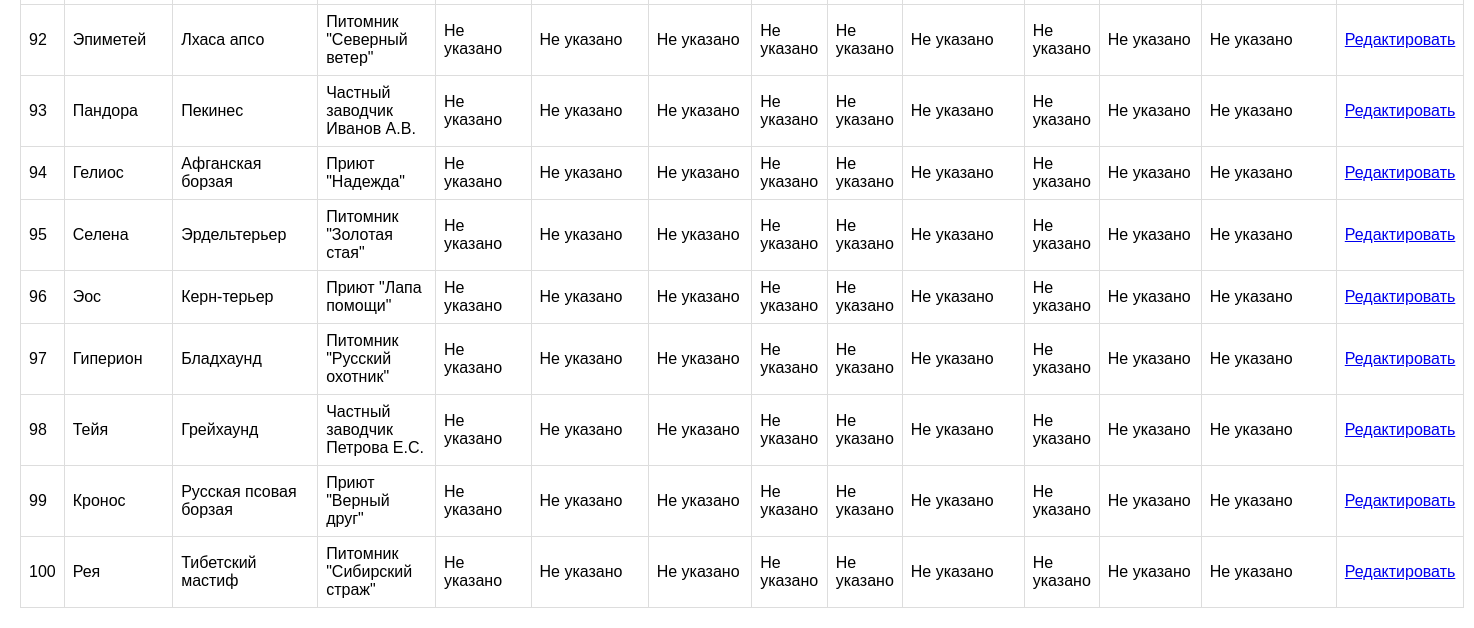
The app's page /add (lower part), older data.
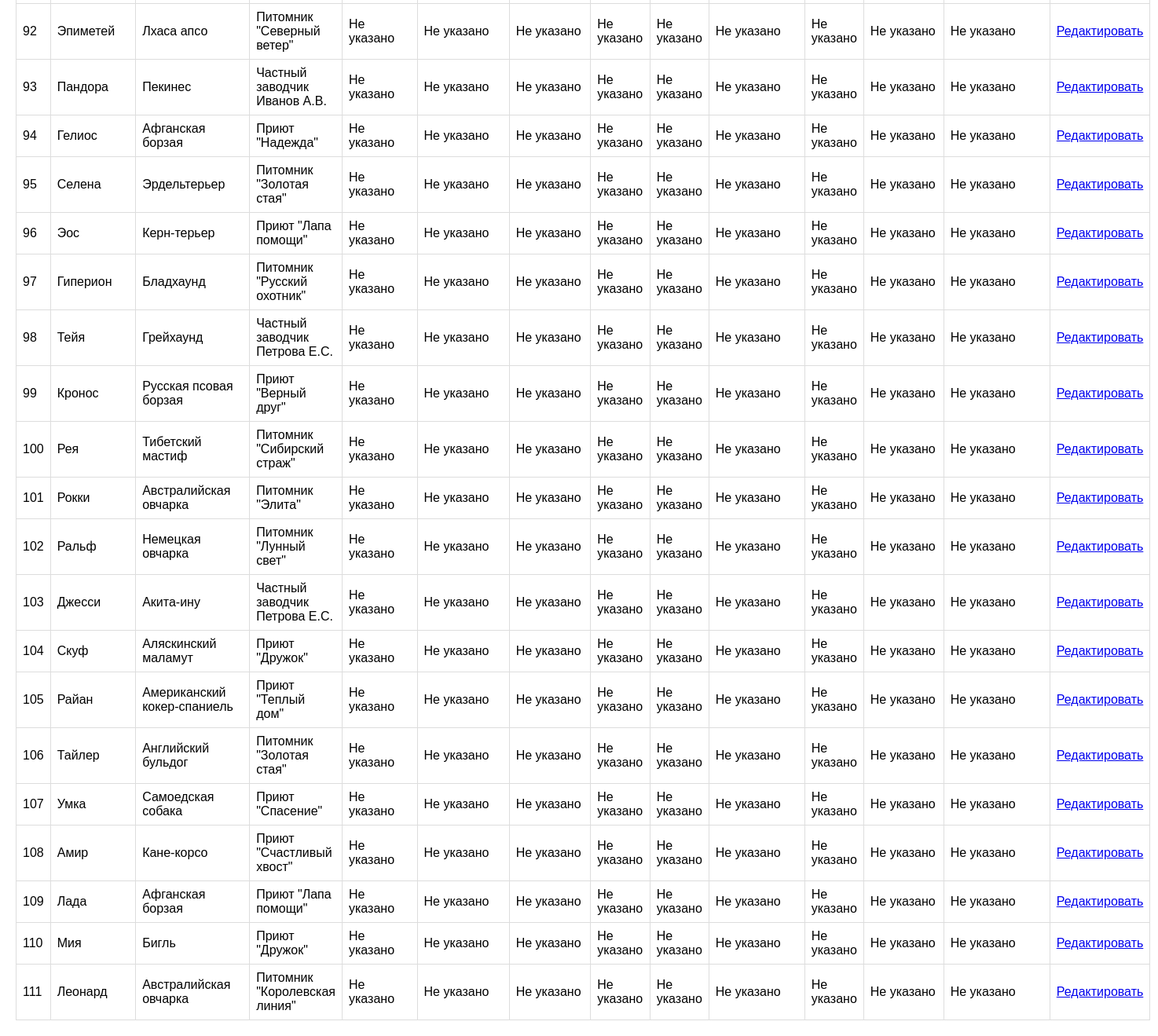
The same page, newer data.
### tables this page shows
CREATE TABLE "dogs" (
	"id"	INTEGER,
	"name"	VARCHAR(100) NOT NULL,
	"birth_date"	DATE,
	"breeds_id"	INTEGER,
	"getting_id"	INTEGER,
	"vet_examinations_id"	INTEGER,
	"location_id"	INTEGER,
	"registration_date"	DATE,
	"microchip_number"	VARCHAR(20),
	"coat_type"	INTEGER,
	"color_variations"	INTEGER,
	"temperament"	INTEGER,
	"size"	INTEGER,
	PRIMARY KEY("id" AUTOINCREMENT),
	FOREIGN KEY("breeds_id") REFERENCES "breeds"("id"),
	FOREIGN KEY("coat_type") REFERENCES "coat_type"("id"),
	FOREIGN KEY("color_variations") REFERENCES "color_variations"("id"),
	FOREIGN KEY("getting_id") REFERENCES "getting"("id"),
	FOREIGN KEY("location_id") REFERENCES "locations"("id"),
	FOREIGN KEY("size") REFERENCES "size"("id"),
	FOREIGN KEY("temperament") REFERENCES "temperament"("id"),
	FOREIGN KEY("vet_examinations_id") REFERENCES "vet_examinations"("id")
);

CREATE TABLE breeds (
    id INTEGER PRIMARY KEY AUTOINCREMENT,
    breed_name VARCHAR(100) NOT NULL,
    breed_group VARCHAR(50),
    origin_country VARCHAR(50),
    average_lifes INTEGER,
    typical_use VARCHAR(100),
    common_health_issues VARCHAR(200),
    recommended_vaccinations VARCHAR(200),
    veterinary_care VARCHAR(50),
    average_weight_male FLOAT,
    average_weight_female FLOAT,
    trainability_level VARCHAR(50),
    recommended_training_age INTEGER,
    common_behavioral_issues VARCHAR(200),
    preferred_training_methods VARCHAR(200),
    typical_learning_period INTEGER
);

CREATE TABLE locations (
    id INTEGER PRIMARY KEY AUTOINCREMENT,
    location_name VARCHAR(100) NOT NULL,
    location_type VARCHAR(50),
    address VARCHAR(200),
    contact_info VARCHAR(100),
    price FLOAT,
    availability INTEGER,
    website VARCHAR(200)
);

### flask_app.py (the view, shortened to what this page needs)
@app.route('/add', methods=['GET', 'POST'])
def add():
    errors = []
    dogs = None
    with get_db_connection() as conn:
        breeds = conn.execute("SELECT id, breed_name FROM breeds ORDER BY breed_name").fetchall()
        locations = conn.execute("SELECT id, location_name FROM locations ORDER BY location_name").fetchall()
        coat_types = conn.execute("SELECT id, coat_type_name FROM coat_type ORDER BY coat_type_name").fetchall()
        color_variations = conn.execute("SELECT id, color_variations_name FROM color_variations ORDER BY color_variations_name").fetchall()
        temperaments = conn.execute("SELECT id, temperament_name FROM temperament ORDER BY temperament_name").fetchall()
        sizes = conn.execute("SELECT id, size_name FROM size ORDER BY size_name").fetchall()
        gettings = conn.execute("SELECT id, getting_by FROM getting WHERE getting_by IS NOT NULL ORDER BY getting_by").fetchall()
        vet_examinations = conn.execute("SELECT id, examination_date FROM vet_examinations ORDER BY examination_date").fetchall()
    with get_db_connection() as conn:
        dogs = conn.execute("""
            SELECT d.id, d.name, b.breed_name, l.location_name
            FROM dogs d
            LEFT JOIN breeds b ON d.breeds_id = b.id
            LEFT JOIN locations l ON d.location_id = l.id
            ORDER BY d.id
        """).fetchall()
    return render_template('add.html', errors=errors, dogs=dogs, breeds=breeds, locations=locations,
                           coat_types=coat_types, color_variations=color_variations, temperaments=temperaments,
                           sizes=sizes, gettings=gettings, vet_examinations=vet_examinations)

### flask_app.py (called while the page is built)
def get_db_connection():
    active_db = session.get('active_db', DB_PATH_1)
    conn = sqlite3.connect(active_db, timeout=10)
    conn.row_factory = sqlite3.Row
    return LoggingConnection(conn)

    def execute(self, sql, parameters=()):
        logging.debug(f"Executing SQL: {sql} with parameters: {parameters}")
        return super().execute(sql, parameters)

    def execute(self, sql, parameters=()):
        cursor = self.conn.cursor(LoggingCursor)
        return cursor.execute(sql, parameters)

    def __enter__(self):
        self.conn.__enter__()
        return self

    def __exit__(self, exc_type, exc_val, exc_tb):
        self.conn.__exit__(exc_type, exc_val, exc_tb)

### templates/add.html (shortened to what this page needs)
<!doctype html>
<html lang="ru">
    <head>
        <link
            rel="stylesheet"
            href="{{ url_for('static', filename='style.css') }}"
        />
    </head>
    <body>
        {% if dogs %}
        <table>
            {% for dog in dogs %}
            <tr>
                <td>{{ dog['id'] }}</td>
                <td>{{ dog['name'] }}</td>
                <td>{{ dog['breed_name'] or 'Не указано' }}</td>
                <td>{{ dog['location_name'] or 'Не указано' }}</td>
                <td>{{ dog['birth_date'] or 'Не указано' }}</td>
                <td>{{ dog['registration_date'] or 'Не указано' }}</td>
                <td>{{ dog['microchip_number'] or 'Не указано' }}</td>
                <td>{{ dog['coat_type_name'] or 'Не указано' }}</td>
                <td>{{ dog['color_variations_name'] or 'Не указано' }}</td>
                <td>{{ dog['temperament_name'] or 'Не указано' }}</td>
                <td>{{ dog['size_name'] or 'Не указано' }}</td>
                <td>{{ dog['getting_by'] or 'Не указано' }}</td>
                <td>{{ dog['examination_date'] or 'Не указано' }}</td>
                <td>
                    <a href="{{ url_for('edit', id=dog['id']) }}"
                        >Редактировать</a
                    >
                </td>
            </tr>
            {% endfor %}
        </table>
        {% else %}
        <p>Нет собак для отображения.</p>
        {% endif %}
    </body>
</html>

Row changes from the older to the newer data that the page shows:
added dogs: id "101", name "Рокки", breed_name "Австралийская овчарка", location_name "Питомник \"Элита\"", dog "Не указано"
added dogs: id "102", name "Ральф", breed_name "Немецкая овчарка", location_name "Питомник \"Лунный свет\"", dog "Не указано"
added dogs: id "103", name "Джесси", breed_name "Акита-ину", location_name "Частный заводчик Петрова Е.С.", dog "Не указано"
added dogs: id "104", name "Скуф", breed_name "Аляскинский маламут", location_name "Приют \"Дружок\"", dog "Не указано"
added dogs: id "105", name "Райан", breed_name "Американский кокер-спаниель", location_name "Приют \"Теплый дом\"", dog "Не указано"
added dogs: id "106", name "Тайлер", breed_name "Английский бульдог", location_name "Питомник \"Золотая стая\"", dog "Не указано"
added dogs: id "107", name "Умка", breed_name "Самоедская собака", location_name "Приют \"Спасение\"", dog "Не указано"
added dogs: id "108", name "Амир", breed_name "Кане-корсо", location_name "Приют \"Счастливый хвост\"", dog "Не указано"
added dogs: id "109", name "Лада", breed_name "Афганская борзая", location_name "Приют \"Лапа помощи\"", dog "Не указано"
added dogs: id "110", name "Мия", breed_name "Бигль", location_name "Приют \"Дружок\"", dog "Не указано"
added dogs: id "111", name "Леонард", breed_name "Австралийская овчарка", location_name "Питомник \"Королевская линия\"", dog "Не указано"
